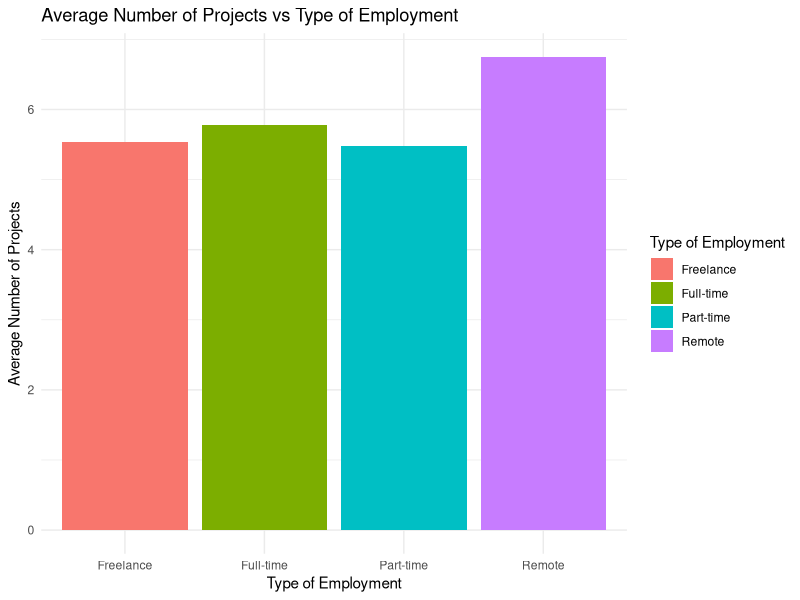
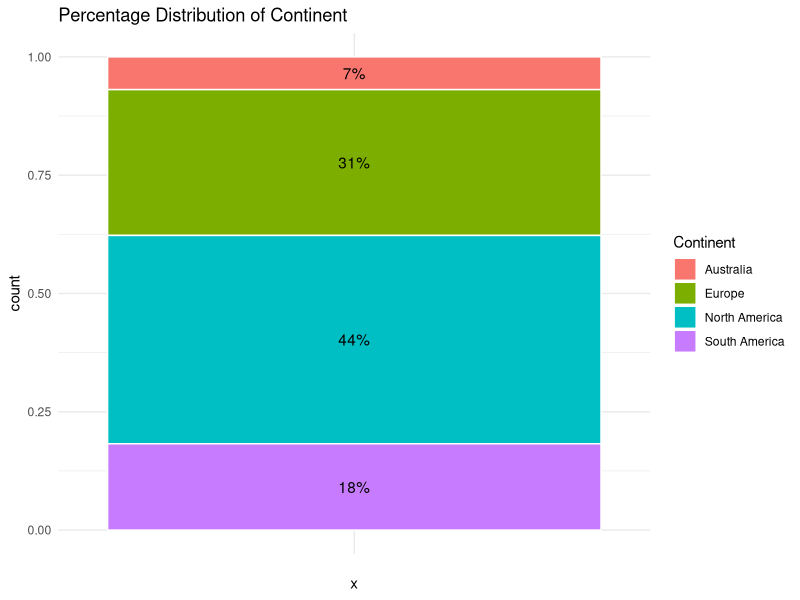
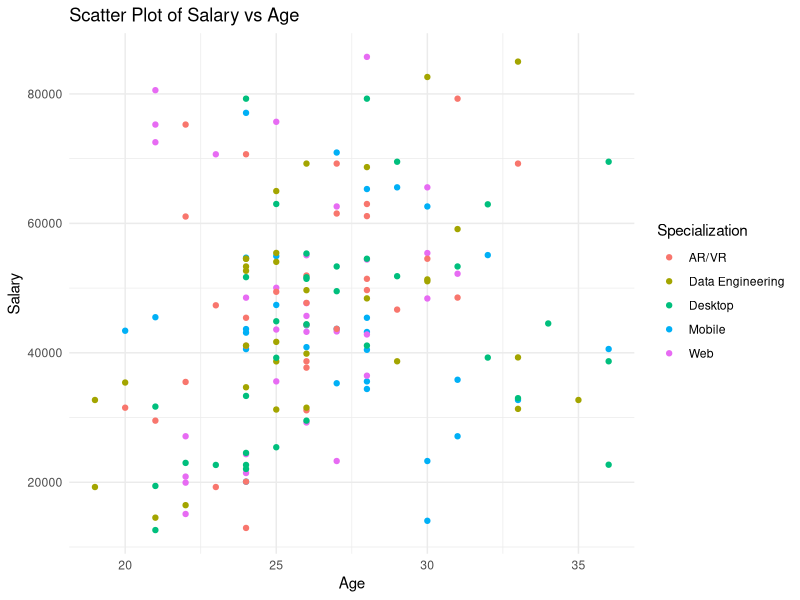
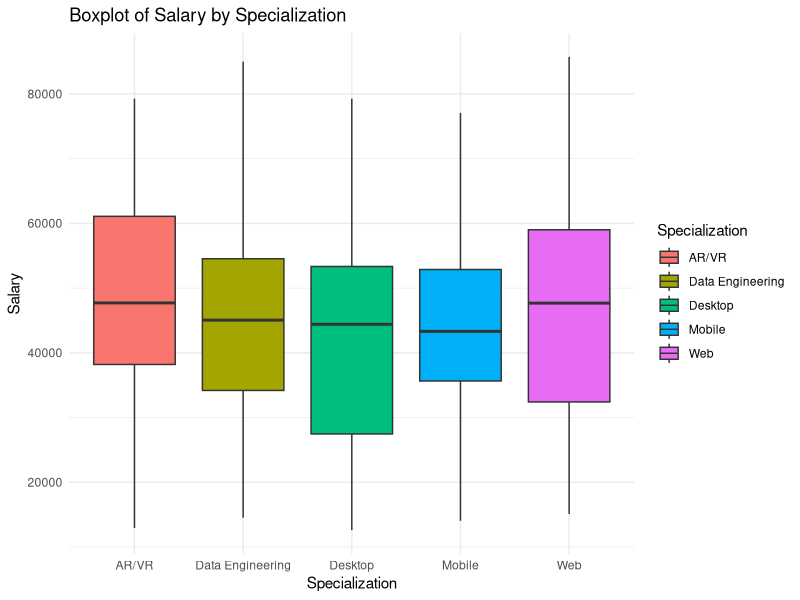
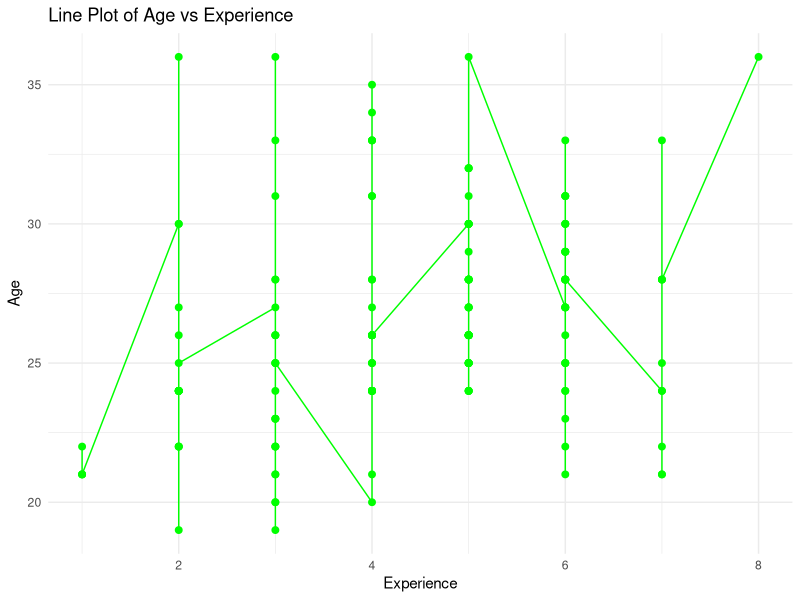
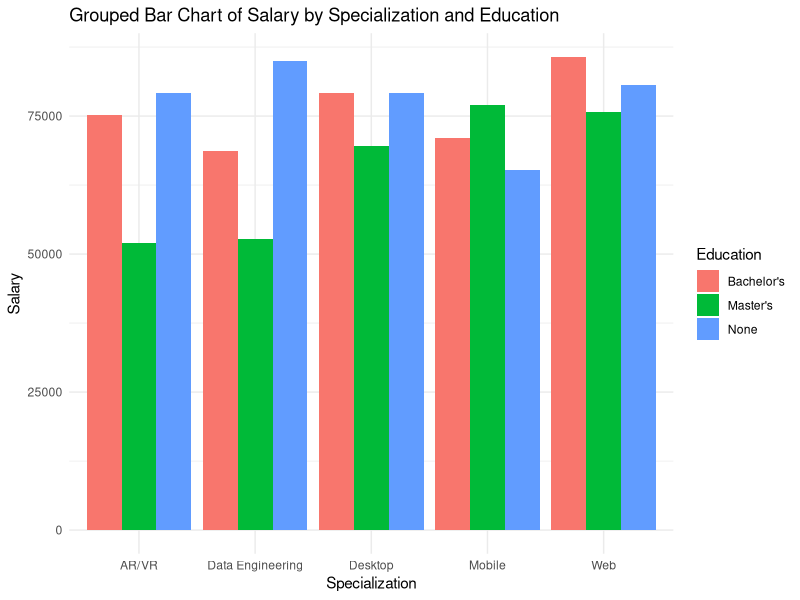
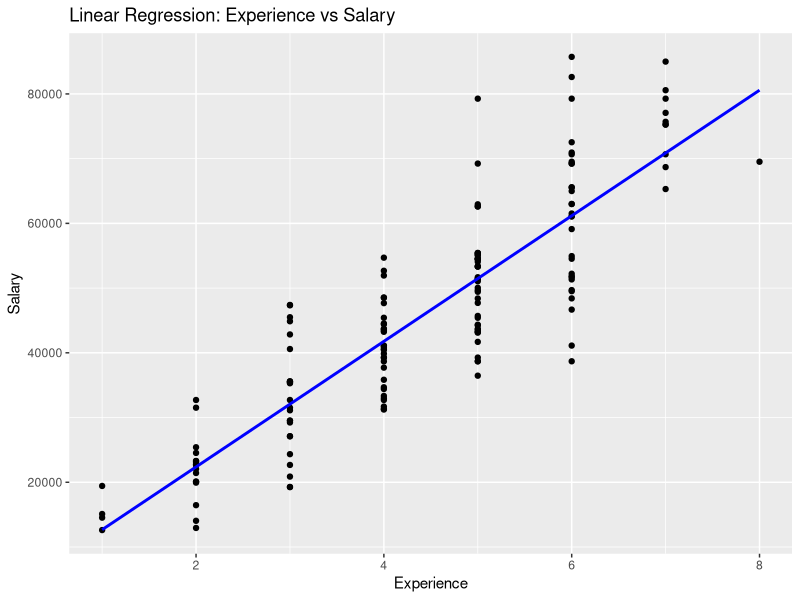
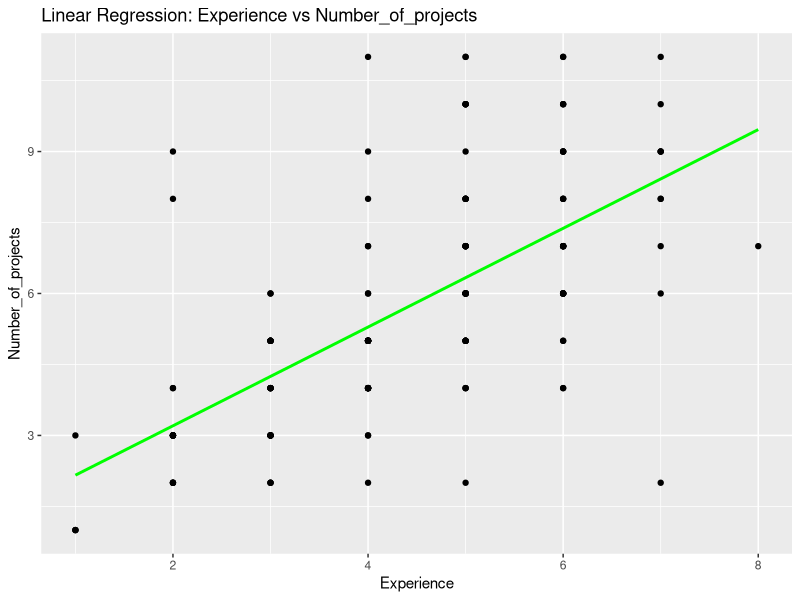

R code for these plots, in order:
## ---- chunk 1
knitr::opts_chunk$set(echo = FALSE)
## ---- chunk 2
library(readxl)
my_data1 <- read_excel("data.xlsx", col_types = c("skip", 
    "skip", "skip", "skip", "skip", "numeric", 
    "skip", "numeric", "skip", "skip", "numeric", 
    "skip", "skip", "skip"))
library(dplyr)

summary(my_data1)
## ---- chunk 3
library(readxl)
my_data1 <- read_excel("data.xlsx", col_types = c("skip", 
    "skip", "skip", "skip", "numeric", "skip", 
    "skip", "skip", "skip", "skip", "skip", 
    "numeric", "skip", "numeric"))
library(dplyr)

summary(my_data1)
## ---- chunk 4

library(readxl)
my_data <- read_excel("data.xlsx", col_types = c("numeric", 
    "text", "text", "text", "numeric", "numeric", 
    "text", "numeric", "text", "text", "numeric", 
    "numeric", "numeric", "numeric"))

library(ggplot2)

# Ваш код діаграми
ggplot(my_data, aes(x = Type_of_employment, y = Number_of_projects, fill = Type_of_employment)) +
  geom_bar(stat = "summary", fun = "mean", position = "dodge") +
  labs(title = "Average Number of Projects vs Type of Employment",
       x = "Type of Employment",
       y = "Average Number of Projects",
       fill = "Type of Employment") +
  theme_minimal()

## ---- chunk 5

library(readxl)
my_data <- read_excel("data.xlsx", col_types = c("numeric", 
    "text", "text", "text", "numeric", "numeric", 
    "text", "numeric", "text", "text", "numeric", 
    "numeric", "numeric", "numeric"))

library(ggplot2)

# Ваш код діаграми
ggplot(my_data, aes(x = "", fill = Continent)) +
  geom_bar(width = 1, color = "white", position = "fill") +
  geom_text(stat = "count", aes(label = scales::percent(..count../sum(..count..))), position = position_fill(vjust = 0.5)) +
  labs(title = "Percentage Distribution of Continent") +
  theme_minimal()

## ---- chunk 6

library(readxl)
my_data <- read_excel("data.xlsx", col_types = c("numeric", 
    "text", "text", "text", "numeric", "numeric", 
    "text", "numeric", "text", "text", "numeric", 
    "numeric", "numeric", "numeric"))

library(ggplot2)

ggplot(my_data, aes(x = Age, y = Salary, color = Specialization)) +
  geom_point() +
  labs(title = "Scatter Plot of Salary vs Age",
       x = "Age",
       y = "Salary",
       color = "Specialization") +
  theme_minimal()

## ---- chunk 7

library(readxl)
my_data <- read_excel("data.xlsx", col_types = c("numeric", 
    "text", "text", "text", "numeric", "numeric", 
    "text", "numeric", "text", "text", "numeric", 
    "numeric", "numeric", "numeric"))

library(ggplot2)

ggplot(my_data, aes(x = Specialization, y = Salary, fill = Specialization)) +
  geom_boxplot() +
  labs(title = "Boxplot of Salary by Specialization",
       x = "Specialization",
       y = "Salary",
       fill = "Specialization") +
  theme_minimal()

## ---- chunk 8

library(readxl)
my_data <- read_excel("data.xlsx", col_types = c("numeric", 
    "text", "text", "text", "numeric", "numeric", 
    "text", "numeric", "text", "text", "numeric", 
    "numeric", "numeric", "numeric"))

library(ggplot2)

ggplot(my_data, aes(x = Experience, y = Age, group = 1)) +
  geom_line(color = "green") +
  geom_point(color = "green", size = 2) +
  labs(title = "Line Plot of Age vs Experience",
       x = "Experience",
       y = "Age") +
  theme_minimal()

## ---- chunk 9

library(readxl)
my_data <- read_excel("data.xlsx", col_types = c("numeric", 
    "text", "text", "text", "numeric", "numeric", 
    "text", "numeric", "text", "text", "numeric", 
    "numeric", "numeric", "numeric"))

library(ggplot2)

ggplot(my_data, aes(x = Specialization, y = Salary, fill = Education)) +
  geom_bar(stat = "identity", position = "dodge") +
  labs(title = "Grouped Bar Chart of Salary by Specialization and Education",
       x = "Specialization",
       y = "Salary",
       fill = "Education") +
  theme_minimal()

## ---- chunk 10
library(readxl)
my_data3 <- read_excel("data.xlsx", col_types = c("numeric", 
    "text", "text", "text", "numeric", "numeric", 
    "text", "numeric", "text", "text", "numeric", 
    "numeric", "numeric", "numeric"))


library(ggplot2)

# Побудова графіка та лінійної регресії для "Experience" та "Salary"
regression_plot1 <- ggplot(my_data3, aes(x = Experience, y = Salary)) +
  geom_point() +
  geom_smooth(method = "lm", se = FALSE, color = "blue") +
  labs(title = "Linear Regression: Experience vs Salary",
       x = "Experience",
       y = "Salary")

print(regression_plot1)

## ---- chunk 11
library(readxl)
my_data3 <- read_excel("data.xlsx", col_types = c("numeric", 
    "text", "text", "text", "numeric", "numeric", 
    "text", "numeric", "text", "text", "numeric", 
    "numeric", "numeric", "numeric"))


model11 <- lm(Salary ~ Experience, data = my_data3)

summary(model11)

 library(broom)

 tidy_model <- tidy(model11)
 
# Вивід рівняння регресії 
cat("Regression Equation: Salary =", tidy_model$estimate[1],"\n", " + ", tidy_model$estimate[2], " * Experience\n")

## ---- chunk 12
library(readxl)
my_data3 <- read_excel("data.xlsx", col_types = c("numeric", 
    "text", "text", "text", "numeric", "numeric", 
    "text", "numeric", "text", "text", "numeric", 
    "numeric", "numeric", "numeric"))


library(ggplot2)

# Побудова графіка та лінійної регресії для "Experience" та "Salary"
regression_plot7 <- ggplot(my_data3, aes(x = Experience, y = Number_of_projects)) +
  geom_point() +
  geom_smooth(method = "lm", se = FALSE, color = "green") +
  labs(title = "Linear Regression: Experience vs Number_of_projects",
       x = "Experience",
       y = "Number_of_projects")

print(regression_plot7)

## ---- chunk 13
library(readxl)
my_data3 <- read_excel("data.xlsx", col_types = c("numeric", 
    "text", "text", "text", "numeric", "numeric", 
    "text", "numeric", "text", "text", "numeric", 
    "numeric", "numeric", "numeric"))

madel71 <- lm(Number_of_projects ~ Experience, data = my_data3)


summary(madel71)

 library(broom)

 tidy_model <- tidy(madel71)
 
# Вивід рівняння регресії 
cat("Regression Equation: Number_of_projects =", tidy_model$estimate[1],"\n", " + ", tidy_model$estimate[2], " * Experience\n")

## ---- chunk 14
library(readxl)
my_data <- read_excel("data.xlsx", col_types = c("numeric", 
    "text", "text", "text", "numeric", "numeric", 
    "text", "numeric", "text", "text", "numeric", 
    "numeric", "numeric", "numeric"))

model21 <- lm(Salary ~ Hour_on_week, data = my_data)
model31 <- lm(Salary ~ Age, data = my_data)
model41 <- lm(Salary ~ Number_of_projects, data = my_data)
model51 <- lm(Salary ~ Job_satisfaction, data = my_data)
model61 <- lm(Salary ~ Additional_profit, data = my_data)

 library(broom)

tidy_model2 <- tidy(model21) 
tidy_model3 <- tidy(model31) 
tidy_model4 <- tidy(model41) 
tidy_model5 <- tidy(model51) 
tidy_model6 <- tidy(model61) 

# Вивід рівняння регресії 
cat("Regression Equation: \n")
cat(">Salary vs Hour on week: Salary =", tidy_model2$estimate[1], " + \n", tidy_model2$estimate[2], " * Hour_on_week\n")
cat(">Salary vs Age: Salary =", tidy_model3$estimate[1], " + ", tidy_model3$estimate[2], " * Age\n")
cat(">Salary vs Number of projects: Salary =", tidy_model4$estimate[1], " + \n", tidy_model4$estimate[2], " * Number_of_projects\n")
cat(">Salary vs Job satisfaction: Salary =", tidy_model5$estimate[1], " + \n", tidy_model5$estimate[2], " * Job_satisfaction\n")
cat(">Salary vs AgAdditional profite: Salary =", tidy_model6$estimate[1], " + \n", tidy_model6$estimate[2], " * Additional_profit\n")


## ---- chunk 15
library(readxl)
my_data <- read_excel("data.xlsx", col_types = c("numeric", 
    "text", "text", "text", "numeric", "numeric", 
    "text", "numeric", "text", "text", "numeric", 
    "numeric", "numeric", "numeric"))

model21 <- lm(Salary ~ Hour_on_week, data = my_data)

summary(model21)$coefficients[, c("Estimate", "Std. Error", "t value", "Pr(>|t|)")]
 
## ---- chunk 16
library(readxl)
my_data <- read_excel("data.xlsx", col_types = c("numeric", 
    "text", "text", "text", "numeric", "numeric", 
    "text", "numeric", "text", "text", "numeric", 
    "numeric", "numeric", "numeric"))

model21 <- lm(Salary ~ Hour_on_week, data = my_data)

 library(broom)
tidy_model2 <- tidy(model21) 
# Вивід рівняння регресії 
cat("Regression Equation:\n")
cat("Salary vs Hour on week: Salary =", tidy_model2$estimate[1], " + ", tidy_model2$estimate[2], " * Hour_on_week\n")

## ---- chunk 17
library(readxl)
my_data <- read_excel("data.xlsx", col_types = c("numeric", 
    "text", "text", "text", "numeric", "numeric", 
    "text", "numeric", "text", "text", "numeric", 
    "numeric", "numeric", "numeric"))


model31 <- lm(Salary ~ Age, data = my_data)
summary(model31)$coefficients[, c("Estimate", "Std. Error", "t value", "Pr(>|t|)")]

 
## ---- chunk 18
library(readxl)
my_data <- read_excel("data.xlsx", col_types = c("numeric", 
    "text", "text", "text", "numeric", "numeric", 
    "text", "numeric", "text", "text", "numeric", 
    "numeric", "numeric", "numeric"))


model31 <- lm(Salary ~ Age, data = my_data)

 library(broom)

tidy_model3 <- tidy(model31) 
# Вивід рівняння регресії 
cat("Regression Equation:\n")
cat("Salary vs Age: Salary =", tidy_model3$estimate[1], " + ", tidy_model3$estimate[2], " * Age\n")

## ---- chunk 19
library(readxl)
my_data <- read_excel("data.xlsx", col_types = c("numeric", 
    "text", "text", "text", "numeric", "numeric", 
    "text", "numeric", "text", "text", "numeric", 
    "numeric", "numeric", "numeric"))


model41 <- lm(Salary ~ Number_of_projects, data = my_data)
summary(model41)$coefficients[, c("Estimate", "Std. Error", "t value", "Pr(>|t|)")]

## ---- chunk 20
library(readxl)
my_data <- read_excel("data.xlsx", col_types = c("numeric", 
    "text", "text", "text", "numeric", "numeric", 
    "text", "numeric", "text", "text", "numeric", 
    "numeric", "numeric", "numeric"))


model41 <- lm(Salary ~ Number_of_projects, data = my_data)

 library(broom)

tidy_model4 <- tidy(model41) 

# Вивід рівняння регресії 
cat("Regression Equation: \n")
cat(">Salary vs Number of projects: Salary =", tidy_model4$estimate[1], " + \n", tidy_model4$estimate[2], " * Number_of_projects\n")

## ---- chunk 21
library(readxl)
my_data <- read_excel("data.xlsx", col_types = c("numeric", 
    "text", "text", "text", "numeric", "numeric", 
    "text", "numeric", "text", "text", "numeric", 
    "numeric", "numeric", "numeric"))


model51 <- lm(Salary ~ Job_satisfaction, data = my_data)
summary(model51)$coefficients[, c("Estimate", "Std. Error", "t value", "Pr(>|t|)")]
 
## ---- chunk 22
library(readxl)
my_data <- read_excel("data.xlsx", col_types = c("numeric", 
    "text", "text", "text", "numeric", "numeric", 
    "text", "numeric", "text", "text", "numeric", 
    "numeric", "numeric", "numeric"))


model51 <- lm(Salary ~ Job_satisfaction, data = my_data)

 library(broom)

tidy_model5 <- tidy(model51) 
 
# Вивід рівняння регресії 
cat("Regression Equation: \n")
cat(">Salary vs Job satisfaction: Salary =", tidy_model5$estimate[1], " + \n", tidy_model5$estimate[2], " * Job_satisfaction\n")

## ---- chunk 23
library(readxl)
my_data <- read_excel("data.xlsx", col_types = c("numeric", 
    "text", "text", "text", "numeric", "numeric", 
    "text", "numeric", "text", "text", "numeric", 
    "numeric", "numeric", "numeric"))


model61 <- lm(Salary ~ Additional_profit, data = my_data)
summary(model61)$coefficients[, c("Estimate", "Std. Error", "t value", "Pr(>|t|)")]

## ---- chunk 24
library(readxl)
my_data <- read_excel("data.xlsx", col_types = c("numeric", 
    "text", "text", "text", "numeric", "numeric", 
    "text", "numeric", "text", "text", "numeric", 
    "numeric", "numeric", "numeric"))


model61 <- lm(Salary ~ Additional_profit, data = my_data)

 library(broom)

tidy_model6 <- tidy(model61) 

# Вивід рівняння регресії 
cat("Regression Equation: \n")
cat(">Salary vs Additional profit: Salary =", tidy_model6$estimate[1], " + \n", tidy_model6$estimate[2], " * Additional_profit\n")

## ---- chunk 25
library(readxl)
my_data <- read_excel("data.xlsx", col_types = c("numeric", 
    "text", "text", "text", "numeric", "numeric", 
    "text", "numeric", "text", "text", "numeric", 
    "numeric", "numeric", "numeric"))


library(ggplot2)

# Побудова графіка та лінійної регресії для "Experience" та "Salary"
regression_plot1 <- ggplot(my_data, aes(x = Experience, y = Salary)) +
  geom_point() +
  geom_smooth(method = "lm", se = FALSE, color = "blue") +
  labs(title = "Linear Regression: Experience vs Salary",
       x = "Experience",
       y = "Salary")

# Побудова графіка та лінійної регресії для "Number_of_projects" та "Salary"
regression_plot2 <- ggplot(my_data, aes(x = Number_of_projects, y = Salary)) +
  geom_point() +
  geom_smooth(method = "lm", se = FALSE, color = "blue") +
  labs(title = "Linear Regression: Number_of_projects vs Salary",
       x = "Number_of_projects",
       y = "Salary")


library(gridExtra)
grid.arrange(regression_plot1, regression_plot2, ncol = 2)

## ---- chunk 26
library(readxl)
my_data <- read_excel("data.xlsx", col_types = c("numeric", 
    "text", "text", "text", "numeric", "numeric", 
    "text", "numeric", "text", "text", "numeric", 
    "numeric", "numeric", "numeric"))

madel22 <- lm(Salary ~ Experience + Number_of_projects, data = my_data)

summary(madel22)

 library(broom)

 tidy_model <- tidy(madel22)
 
# Вивід рівняння регресії 
cat("Regression Equation: Salary =", tidy_model$estimate[1],"\n", 
    " + ", tidy_model$estimate[2], " * Experience\n",
    " + ", tidy_model$estimate[3], " * Number_of_projects\n")

## ---- chunk 27
library(readxl)
my_data <- read_excel("data.xlsx", col_types = c("numeric", 
    "text", "text", "text", "numeric", "numeric", 
    "text", "numeric", "text", "text", "numeric", 
    "numeric", "numeric", "numeric"))

# Побудова множинної лінійної регресійної моделі
model12 <- lm(Salary ~ Experience + Hour_on_week, data = my_data)

 library(broom)

tidy_model2 <- tidy(model12) 

# Вивід рівняння регресії 
cat("Regression Equation: Salary =", tidy_model2$estimate[1],"\n", 
    " + ", tidy_model$estimate[2], " * Experience\n",
    " + ", tidy_model$estimate[3], " * Hour_on_week\n")

## ---- chunk 28
library(readxl)
my_data <- read_excel("data.xlsx", col_types = c("numeric", 
    "text", "text", "text", "numeric", "numeric", 
    "text", "numeric", "text", "text", "numeric", 
    "numeric", "numeric", "numeric"))

# Побудова множинної лінійної регресійної моделі
model32 <- lm(Salary ~ Experience + Additional_profit, data = my_data)

 library(broom)

tidy_model3 <- tidy(model32) 

# Вивід рівняння регресії 
cat("Regression Equation: Salary =", tidy_model3$estimate[1],"\n", 
    " + ", tidy_model$estimate[2], " * Experience\n",
    " + ", tidy_model$estimate[3], " * Additional_profit\n")
## ---- chunk 29
library(readxl)
my_data <- read_excel("data.xlsx", col_types = c("numeric", 
    "text", "text", "text", "numeric", "numeric", 
    "text", "numeric", "text", "text", "numeric", 
    "numeric", "numeric", "numeric"))

# Побудова множинної лінійної регресійної моделі
model42 <- lm(Salary ~ Experience + Job_satisfaction, data = my_data)

 library(broom)

tidy_model4 <- tidy(model42) 

# Вивід рівняння регресії 
cat("Regression Equation: Salary =", tidy_model3$estimate[1],"\n", 
    " + ", tidy_model$estimate[2], " * Experience\n",
    " + ", tidy_model$estimate[3], " * Job_satisfaction\n")
## ---- chunk 30
library(readxl)
my_data <- read_excel("data.xlsx", col_types = c("numeric", 
    "text", "text", "text", "numeric", "numeric", 
    "text", "numeric", "text", "text", "numeric", 
    "numeric", "numeric", "numeric"))

# Побудова множинної лінійної регресійної моделі
model52 <- lm(Salary ~ Hour_on_week + Number_of_projects + Additional_profit + Job_satisfaction, data = my_data)
summary(model52)$coefficients[, c("Estimate", "Std. Error", "t value", "Pr(>|t|)")]
      
## ---- chunk 31
library(readxl)
my_data <- read_excel("data.xlsx", col_types = c("numeric", 
    "text", "text", "text", "numeric", "numeric", 
    "text", "numeric", "text", "text", "numeric", 
    "numeric", "numeric", "numeric"))

# Побудова множинної лінійної регресійної моделі
model52 <- lm(Salary ~ Hour_on_week + Number_of_projects + Additional_profit + Job_satisfaction, data = my_data)


 library(broom)
tidy_model5 <- tidy(model52) 
 
# Вивід рівняння регресії 
cat("Regression Equation: Salary =", tidy_model5$estimate[1],"\n", 
    " + ", tidy_model5$estimate[2], " * Hour_on_week\n",
    " + ", tidy_model5$estimate[3], " * Number_of_projects\n",
    " + ", tidy_model5$estimate[4], " * Additional_profit\n",
    " + ", tidy_model5$estimate[5], " * Job_satisfaction\n")
      
